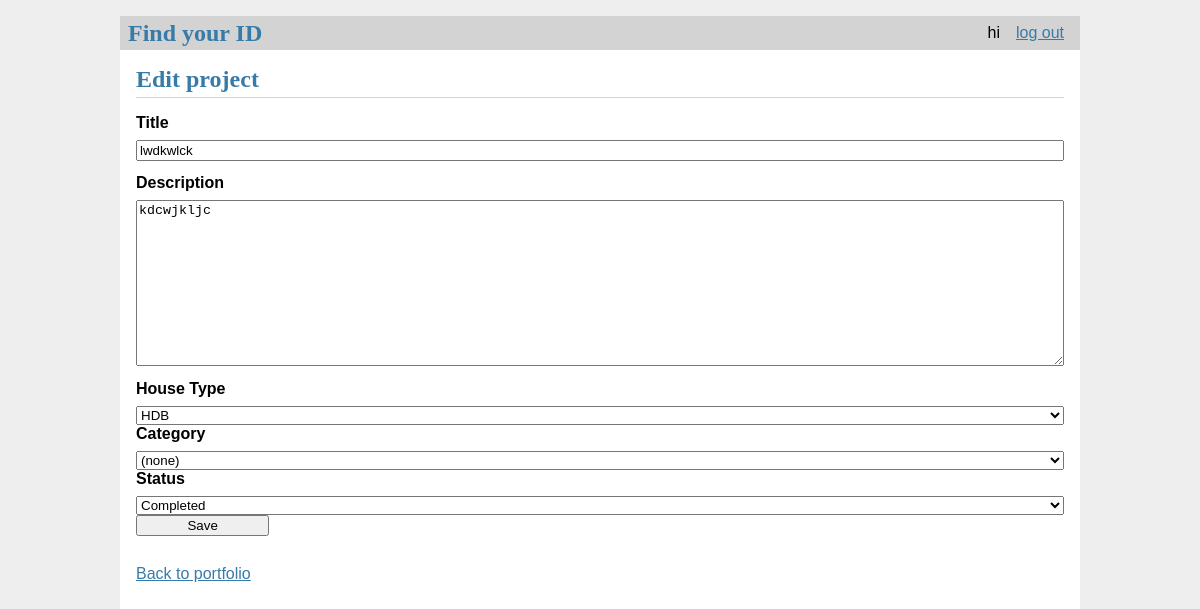
Page /portfolio/1/edit (signed in) on the earlier database version.
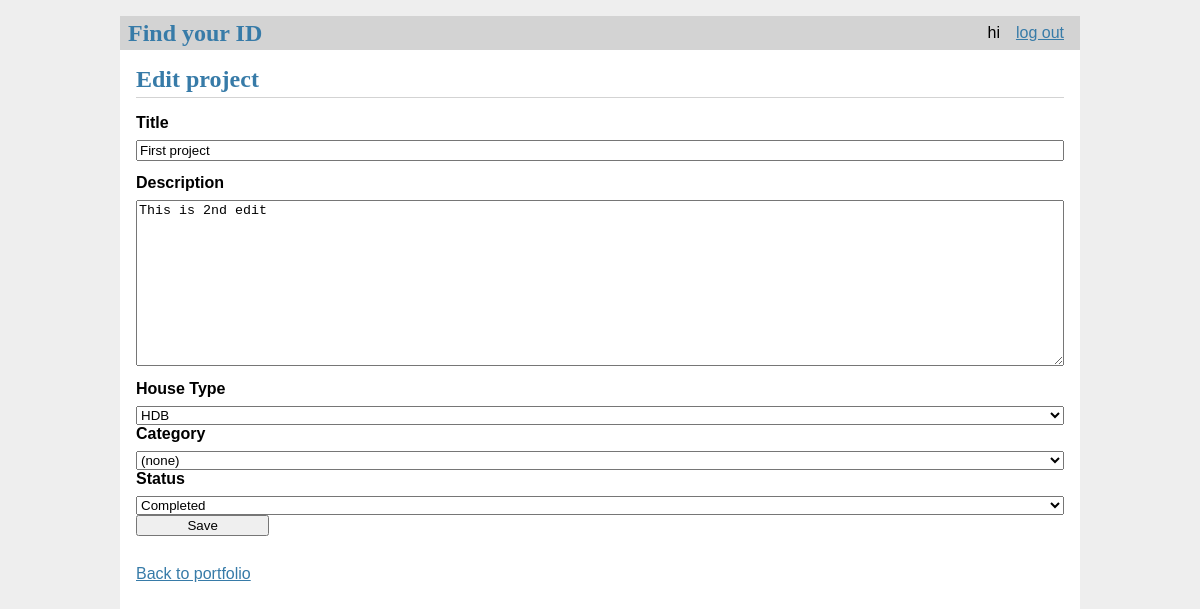
Same page on the later database version.
### tables this page shows
CREATE TABLE idp(
    id integer primary key autoincrement,
    designer_id integer not null,
    category_id integer,
    title text not null,
    houseType text not null, 
    description text,
    status text not null default 'completed'
        check (status in ('ongoing', 'completed')),
    created timestamp not null default current_timestamp,
    foreign key (designer_id) references designer (userID),
    foreign key (category_id) references category (id)
);

### myfirstapp/boundaries/designer.py (the view, shortened to what this page needs)
@bp.route('/portfolio/<int:idp_id>/edit', methods=('GET', 'POST'))
@login_required
@designer_required
def edit_idp(idp_id):
    ctrl = controller()
    idp = ctrl.get_idp(idp_id, g.user['id'])
    return render_template('designer/create_port.html', idp=idp,
                           categories=ctrl.categories(), form=request.form)

### myfirstapp/boundaries/auth.py (called while the page is built)
@bp.before_app_request
def load_logged_in_user():
    user_id = session.get('user_id')
    if user_id is None:
        g.user = None
    else:
        g.user = Users.get_info(user_id) #query to store data in g.user

def login_required(view):
    @functools.wraps(view)
    def wrapped_view(**kwargs):
        if g.user is None:
            return redirect(url_for('auth.login'))
        return view (**kwargs)
    return wrapped_view

### myfirstapp/boundaries/designer.py (called while the page is built)
def designer_required(view):
    @functools.wraps(view)
    def wrapped_view(**kwargs):
        if g.user['Usertype'] != 'designer':
            abort(403)
        return view(**kwargs)
    return wrapped_view

def controller():
    return PortfolioController(current_app.config['UPLOAD_FOLDER'])

### myfirstapp/controller/portfolio_controller.py (called while the page is built)
    def categories(self):
        return Category.find_all_active()

    def get_idp(self, idp_id, designer_id):
        return self._owned_idp(idp_id, designer_id)

    def _owned_idp(self, idp_id, designer_id):
        idp = IDP.find(idp_id)
        if idp is None:
            raise NotFoundError(f"IDP id {idp_id} doesn't exist.")
        if idp["designer_id"] != designer_id:
            raise PermissionDenied("You can only manage your own projects.")
        return idp

### myfirstapp/templates/designer/create_port.html (shortened to what this page needs)
{% extends 'base.html' %}
{% block header %}
  <h1>{% block title %}{{ 'Edit project' if idp else 'New project' }}{% endblock %}</h1>
{% endblock %}
{% block content %}
  {% set v_title = form.get('title', idp['title'] if idp else '') %}
  {% set v_desc = form.get('description', idp['description'] if idp else '') %}
  {% set v_type = form.get('houseType', idp['houseType'] if idp else 'HDB') %}
  {% set v_status = form.get('status', idp['status'] if idp else 'completed') %}
  {% set v_cat = form.get('category_id', (idp['category_id'] if idp and idp['category_id'] else '')|string) %}
  <form method="post">
    <label for="title">Title</label>
    <input name="title" id="title" value="{{ v_title }}" required>
    <label for="description">Description</label>
    <textarea name="description" id="description">{{ v_desc }}</textarea>
    <label for="houseType">House Type</label>
    <select id="houseType" name="houseType">
            <option value="HDB" {{ 'selected' if v_type == 'HDB' else '' }}>HDB</option>
    </select>
    <label for="category_id">Category</label>
    <select name="category_id" id="category_id">
      <option value="">(none)</option>
    </select>
    <label for="status">Status</label>
    <select name="status" id="status">
      <option value="completed" {{ 'selected' if v_status == 'completed' else '' }}>Completed</option>
    </select>
    <input type="submit" value="Save">
  </form>
  <p><a class="action" href="{{ url_for('designer.portfolio') }}">Back to portfolio</a></p>
{% endblock %}

Differences in the rows shown:
changed idp: title "lwdkwlck" → "First project"; description "kdcwjkljc" → "This is 2nd edit"
